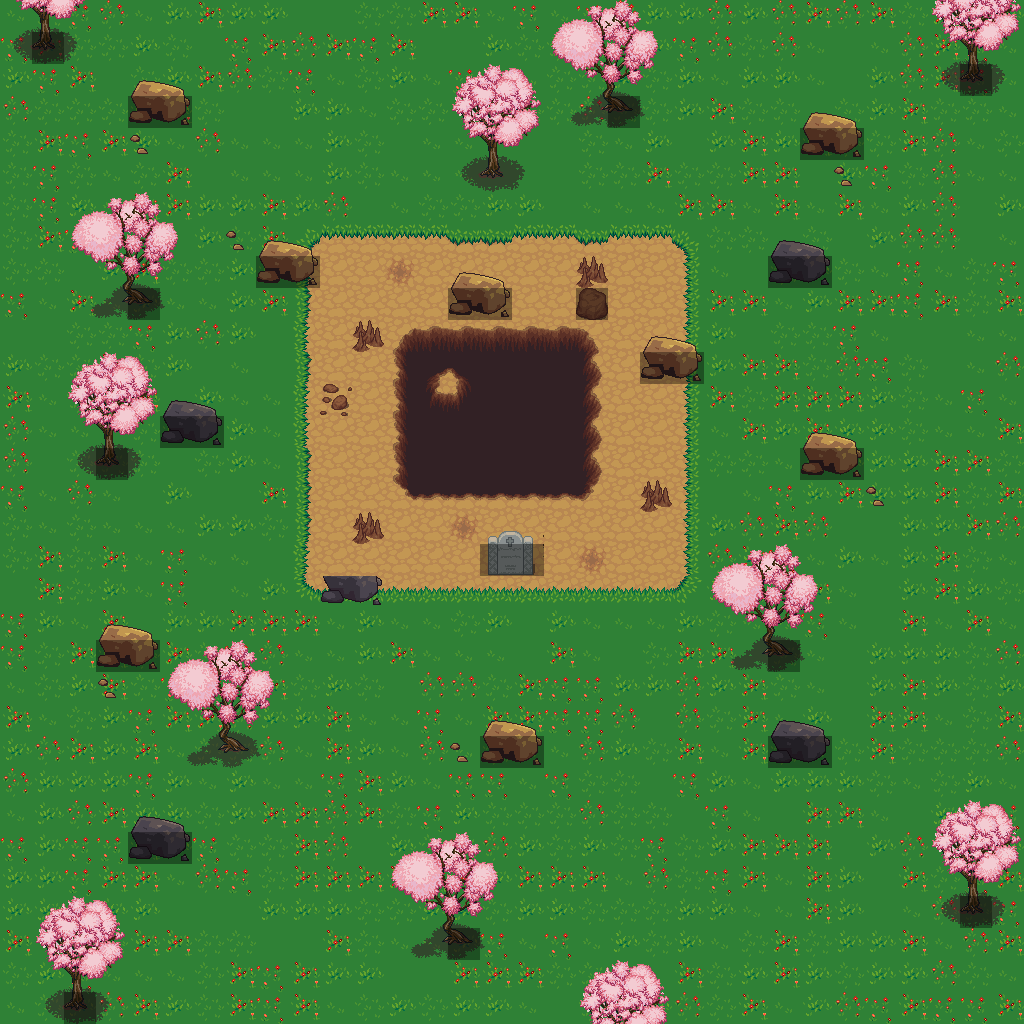

A level layout from a 2D game, rendered from its tile map. Below: a short description, then the map file with tile-grid data replaced by summaries:
An orthogonal 32x32 tile map with 32x32 px tiles, 4 tile layers (background, background, foreground, collisions), 3 tilesets and 4 objects (3x teleport, message).

<map version="1.0" orientation="orthogonal" width="32" height="32" tilewidth="32" tileheight="32">
 <tileset firstgid="1" name="town" tilewidth="32" tileheight="32">
  <image source="../images/fantasy/outside/town.png" width="864" height="2112" />
 </tileset>
 <tileset firstgid="1783" name="cherry_blossom_trees" tilewidth="32" tileheight="32">
  <image source="../images/fantasy/outside/cherry_blossom_trees.png" width="224" height="128" />
 </tileset>
 <tileset firstgid="1811" name="tiled_collision" tilewidth="32" tileheight="32">
  <image source="../images/tiled_collision.png" width="480" height="32" />
 </tileset>
 <layer name="background" width="32" height="32">
  <data>[1024 cells, 1024 non-empty, 32 distinct tile ids]</data>
 </layer>
 <layer name="background" width="32" height="32">
  <data>[1024 cells, 81 non-empty, 18 distinct tile ids]</data>
 </layer>
 <layer name="foreground" width="32" height="32">
  <data>[1024 cells, 137 non-empty, 27 distinct tile ids]</data>
 </layer>
 <layer name="collisions" width="32" height="32">
  <data>[1024 cells, 36 non-empty, 1 distinct tile ids]</data>
 </layer>
 <objectgroup name="event" width="32" height="32">
  <object name="To Minitown" type="teleport" x="1003" y="7" width="17" height="1017">
   <properties>
    <property name="warp" value="minitown,50,500" />
   </properties>
  </object>
  <object name="Epitaph" type="message" x="484" y="547" width="52" height="28">
   <properties>
    <property name="text" value="&quot;Here lies Balthazar.  The world would not see him leave, so it left with him.&quot;" />
   </properties>
  </object>
  <object name="To the Underworld" type="teleport" x="399" y="331" width="198" height="167">
   <properties>
    <property name="warp" value="underworld,500,500" />
   </properties>
  </object>
  <object name="To WhiteBridge" type="teleport" x="1" y="0" width="23" height="1020">
   <properties>
    <property name="warp" value="whitebridge,980,500" />
   </properties>
  </object>
 </objectgroup>
</map>
